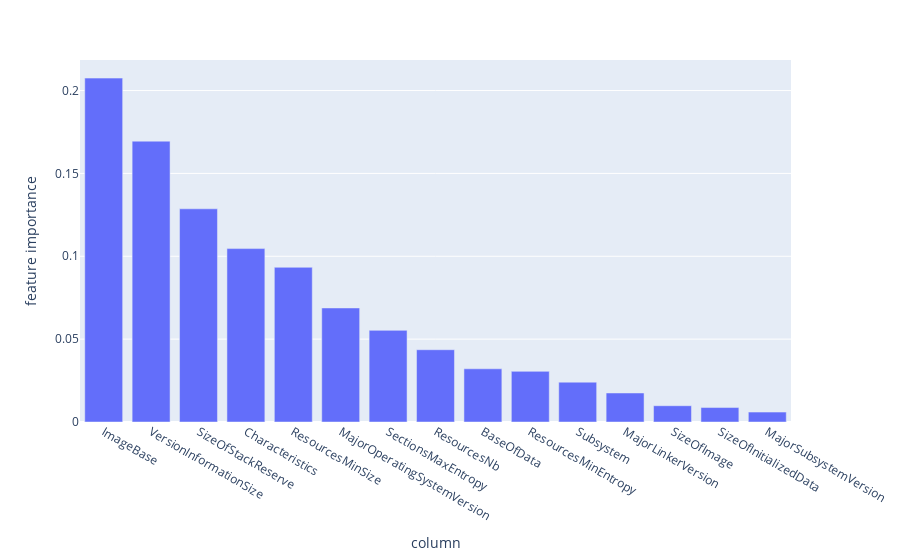

Write notebook code for a chart like this one.
### Code cell
import plotly_express as px
import plotly.offline as po
px.bar(feat_imp.sort_values(['imps'], ascending=False)[:25], x='cols', y='imps', labels={'cols':'column', 'imps':'feature importance'})

### Figure 1 — Plotly figure (JSON) as saved in the notebook; plotly's stock layout.template omitted (floating-point values rounded to 4 significant figures)
{"data": [{"alignmentgroup": "True", "hovertemplate": "column=%{x}<br>feature importance=%{y}<extra></extra>", "legendgroup": "", "marker": {"color": "#636efa", "pattern": {"shape": ""}}, "name": "", "offsetgroup": "", "orientation": "v", "showlegend": false, "textposition": "auto", "type": "bar", "x": ["ImageBase", "VersionInformationSize", "SizeOfStackReserve", "Characteristics", "ResourcesMinSize", "MajorOperatingSystemVersion", "SectionsMaxEntropy", "ResourcesNb", "BaseOfData", "ResourcesMinEntropy", "Subsystem", "MajorLinkerVersion", "SizeOfImage", "SizeOfInitializedData", "MajorSubsystemVersion"], "xaxis": "x", "y": [0.2075, 0.1695, 0.1286, 0.1046, 0.09335, 0.06882, 0.05529, 0.04361, 0.03209, 0.03055, 0.02403, 0.01751, 0.009816, 0.008712, 0.005989], "yaxis": "y"}], "layout": {"barmode": "relative", "legend": {"tracegroupgap": 0}, "margin": {"t": 60}, "xaxis": {"anchor": "y", "domain": [0, 1], "title": {"text": "column"}}, "yaxis": {"anchor": "x", "domain": [0, 1], "title": {"text": "feature importance"}}}}
